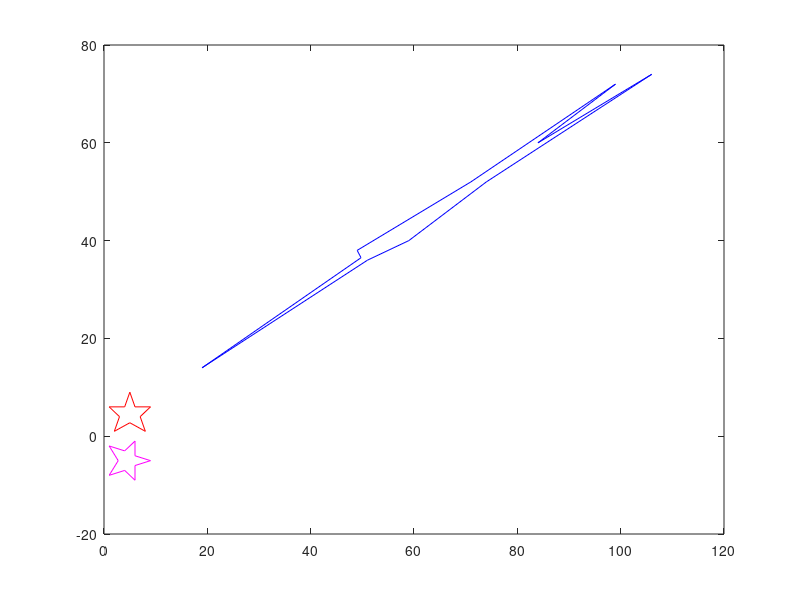

This chart was generated by the following MATLAB code:
%%Clears everything
clc
clear all
clf

%%fileID reads in the text file
%% Star
fileID = fopen('shape2.txt', 'r');

%%This specifies the format of the file that we are reading in
formatSpec = '%f %f';

%%This sets the size of the matrice to be read in
sizeA = [2 11];

%%Set matrice A
%%Reads the text file, specifies the format, and sets the size
A = fscanf(fileID, formatSpec, sizeA);

%%Plots A on graph (star)
%%Red color
plot(A(1,:), A(2,:), 'r');

%%Allows us to plot more than one item on graph
hold on

%%Rotation of 270 degrees
B270 = [cos(3*pi/2) -sin(3*pi/2); sin(3*pi/2) cos(3*pi/2)];

%%C Matrix
%%Rotation of A
C = B270*A;

%%Plots C on the graph
%%Rotation of original shape by 270 degrees
%%Magenta color
plot(C(1,:), C(2,:), 'm');

%%Transpose of A
D = A';

%%Orthogonal Projection of original shape
%%Reduces dimensionality
E = D*A;

%%Plots E on the graph
%% Orthogonal Projection of original shape
%%Blue color
plot(E(1,:), E(2,:), 'b');